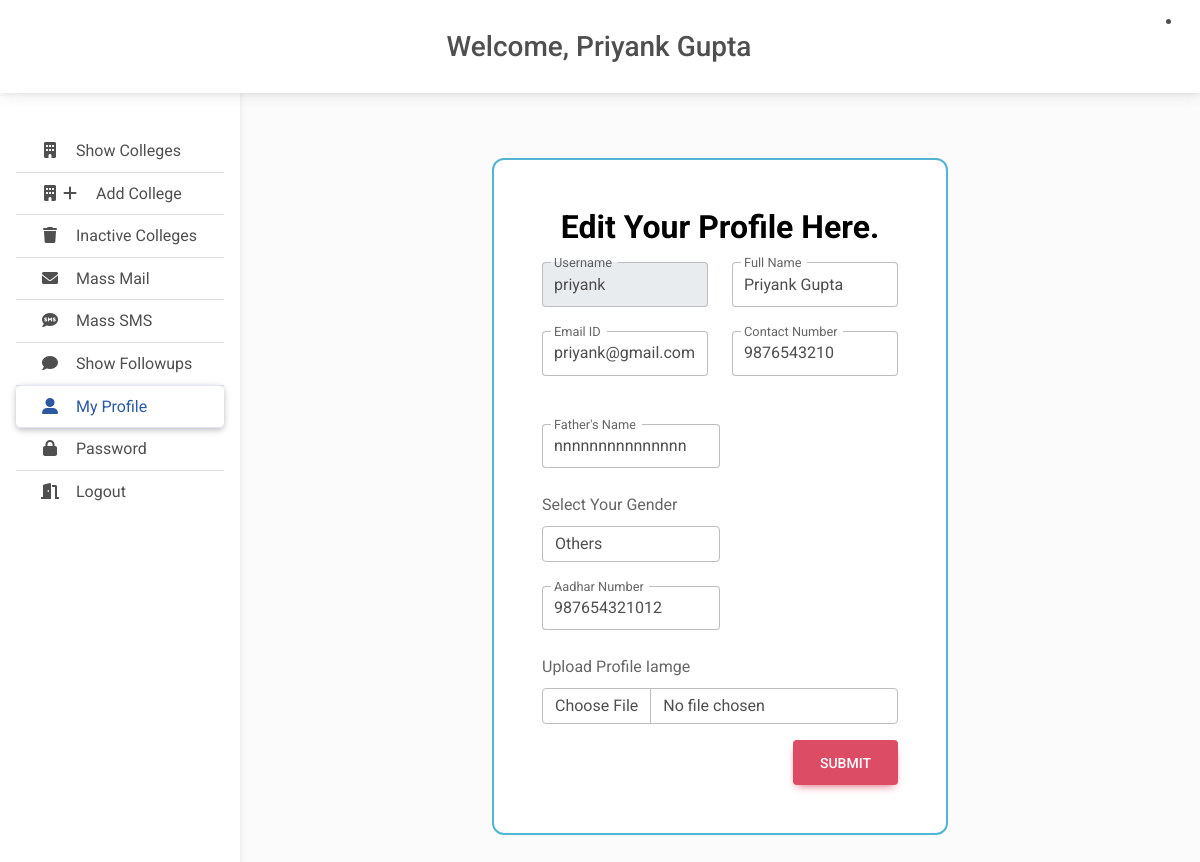
Page /editprofile (signed in) on the earlier database version.
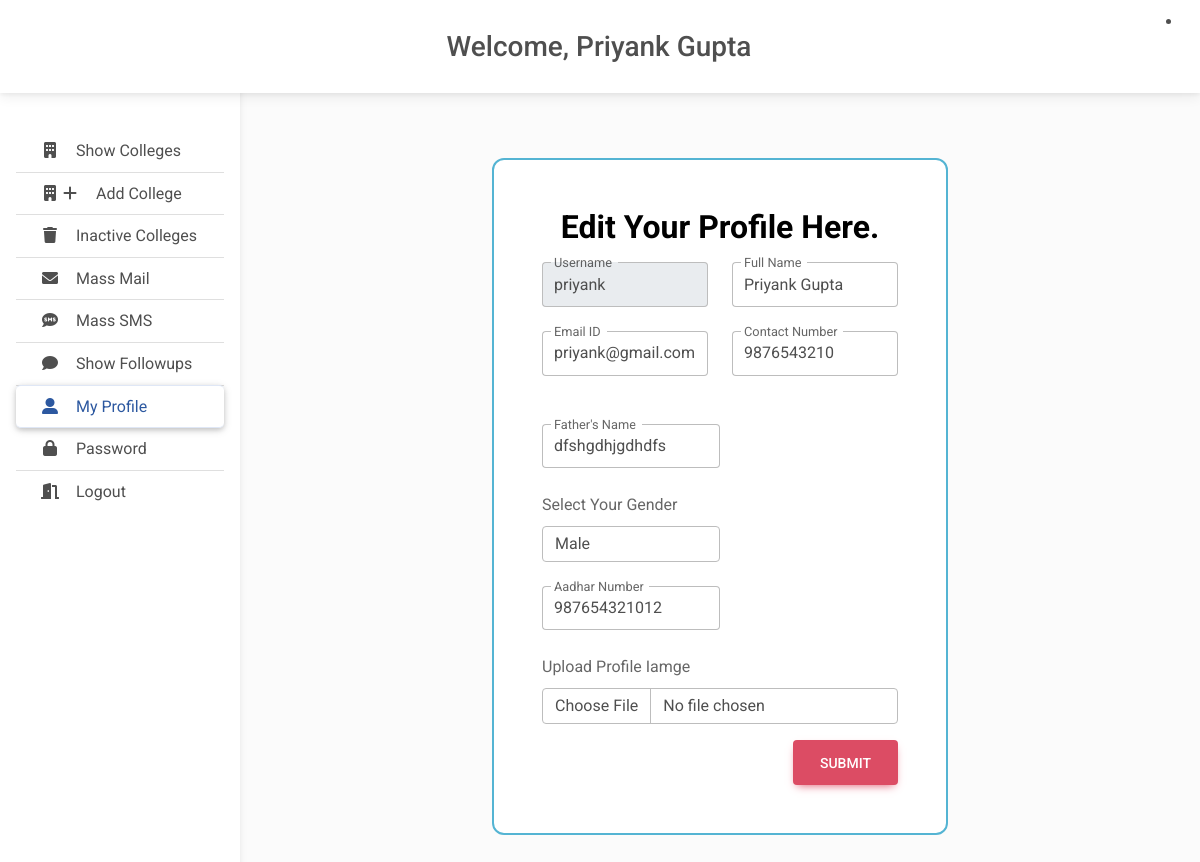
Same page on the later database version.
### user/models.py (models this page shows, shortened)
class Employee(AbstractUser) :
    name = models.CharField(max_length=32 ,null = True)
    state = models.CharField(max_length=1000,null=True)
    mobile = models.CharField(max_length=32 ,null = True)
    fathername = models.CharField(max_length=32 ,null = True)
    gender = models.CharField(max_length=32 ,null = True)
    aadhar = models.CharField(max_length=32 ,null = True)
    imageurl = models.CharField(max_length=100,null = True)

### user/views.py (the view, shortened to what this page needs)
# urls.py: path('editprofile', views.editprofile, name = 'editprofile'),
def editprofile(request):
    if  request.user.is_authenticated :
      u = Employee.objects.get(username=request.user.username)
      context = {'u': u,'user':u,}
      return render (request,'editprofile.html',context)
    else :
      return redirect('/login')

### templates/editprofile.html (shortened to what this page needs)
{% extends 'base.html' %}
{%load static %}
{% block main %}
<main style="margin-top: 110px">
  <div class="container py-5 h-100">
    <div class="row d-flex justify-content-center align-items-center h-100">
      <div class="col-xl-6">
        <div class="border border-2 border-info bg-white rounded-6 card-body p-md-5 text-black">
          <form action="/editprofile" method="POST" enctype="multipart/form-data">
            <div class="align-items-center mb-3 pb-0">
              <div class="text-center h2 fw-bold mb-0">Edit Your Profile Here.</div>
            </div>
            <div class="row">
              <div class="col-md-6 mb-4">
                <div class="form-outline">
                  <input type="text" name="username" id="form3Example1m" value="{{user.username}}"
                    class="form-control form-control-lg" readonly />
                  <label class="form-label" for="form3Example1m">Username</label>
                </div>
              </div>
              <div class="col-md-6 mb-4">
                <div class="form-outline">
                  <input type="text" name="name" id="form3Example1n" value="{{user.name}}"
                    class="form-control form-control-lg" required />
                  <label class="form-label" for="form3Example1n">Full Name</label>
                </div>
              </div>
            </div>
            <div class="row">
              <div class="col-md-6 mb-4">
                <div class="form-outline mb-4">
                  <input type="text" name="email" id="form3Example97" value='{{user.email}}'
                    class="form-control form-control-lg" required />
                  <label class="form-label" for="form3Example97">Email ID</label>
                </div>
              </div>
              <div class="col-md-6 mb-4">
                <div class="form-outline">
                  <input type="number" name="mobile" id="form3Example1n1" value='{{user.mobile}}'
                    class="form-control form-control-lg" title="Please, Enter Valid Mobile Number."
                    pattern="[1-9]{1}[0-9]{9}" required />
                  <label class="form-label" for="form3Example1n1">Contact Number</label>
                </div>
              </div>
            </div>
            <div class="col-md-6 mb-4">
              <div class="form-outline">
                <input type="text" name="fathername" id="form3Example1n1" value='{{user.fathername}}'
                  class="form-control form-control-lg" required />
                <label class="form-label" for="form3Example1n1">Father's Name</label>
              </div>
            </div>
            <div class="col-md-6 mb-4">
              <label class="form-label" for="form3Example1n1">Select Your Gender</label>
              <select name="gender" placeholder="Gender" value='{{user.gender}}'
                class="form-control select-input placeholder-active active focused" required>
                <option value="{{user.gender}}">{{user.gender}}</option>
              </select>
            </div>
            <div class="col-md-6 mb-4">
              <div class="form-outline">
                <input type="number" name="aadhar" id="form3Example1n1" value='{{user.aadhar}}'
                  class="form-control form-control-lg" title="Please, Enter Valid Aadhar Number."
                  pattern="[1-9]{1}[0-9]{11}" required />
                <label class="form-label" for="form3Example1n1">Aadhar Number</label>
              </div>
            </div>
            <label class="form-label" for="customFile">Upload Profile Iamge</label>
            <input type="file" class="form-control" name='profileimage' id="customFile" />
            <div class="d-flex justify-content-end pt-3">
              <input class="btn btn-danger btn-lg ms-2" type="submit" value="Submit" />
            </div>
          </form>
        </div>
      </div>
    </div>
  </div>
</main>
{%endblock main%}

### templates/base.html (shortened to what this page needs)
{% load static %}
<!DOCTYPE html>
<html lang="en">
<head>
  <link rel="stylesheet" href="https://cdnjs.cloudflare.com/ajax/libs/font-awesome/6.0.0/css/all.min.css" />
  <link rel="stylesheet" href="{% static 'css/mdb.min.css' %}" />
  <link rel="stylesheet" href="{% static 'css/main.css' %}" />
  <link rel="stylesheet" href="{% static 'css/chat.css' %}" />
</head>
<body>
  <header>
    <nav id="sidebarMenu" class="collapse d-lg-block bg-white sidebar collapse">
      <div class="pt-5 position-sticky">
        <div class="list-group list-group-flush mx-3 mt-4 ">
          {% if u.is_authenticated %}
          <a href="/showcolleges" class="bg-transparent list-group-item list-group-item-action py-2 ripple {% if request.path == '/showcolleges' %}active{% endif %}"
            aria-current="true">
            <i class="fas fa-building fa-fw me-3"></i><span>Show Colleges</span>
          </a>
          <a href="/addcollege" class="bg-transparent list-group-item list-group-item-action py-2 ripple {% if request.path == '/addcollege' %}active{% endif %}"
            aria-current="true">
            <i class="fas fa-building fa-fw"></i><i class="fa fa-plus fa-fw me-3" aria-hidden="true"></i><span>Add College</span>
          </a>
          <a href="/inactivecolleges" class="bg-transparent list-group-item list-group-item-action py-2 ripple {% if request.path == '/inactivecolleges' %}active{% endif %}"
            aria-current="true">
            <i class="fa fa-trash fa-fw me-3" aria-hidden="true"></i><span>Inactive Colleges</span>
          </a>
          <a href="/massmail" class="bg-transparent list-group-item list-group-item-action py-2 ripple {% if request.path == '/massmail' %}active{% endif %}"
            aria-current="true">
            <i class="fa fa-envelope fa-fw me-3" aria-hidden="true"></i><span>Mass Mail</span>
          </a>
          <a href="/masssms" class="bg-transparent list-group-item list-group-item-action py-2 ripple {% if request.path == '/masssms' %}active{% endif %}"
            aria-current="true">
            <i class="fas fa-sms fa-fw me-3" aria-hidden="true"></i><span>Mass SMS</span>
          </a>
          <a href="/showfollowup" class="bg-transparent list-group-item list-group-item-action py-2 ripple {% if request.path == '/showfollowup' %}active{% endif %}"
            aria-current="true">
            <i class="fas fa-comment fa-fw me-3"></i><span>Show Followups</span>
          </a>
          <a href="/editprofile" class="bg-transparent list-group-item list-group-item-action py-2 ripple {% if request.path == '/editprofile' %}active{% endif %}">
            <i class="fas fa-user-alt fa-fw me-3"></i><span>My Profile</span>
          </a>
          <a href="/changepassword" class="bg-transparent list-group-item list-group-item-action py-2 ripple {% if request.path == '/changepassword' %}active{% endif %}"><i
              class="fas fa-lock fa-fw me-3"></i><span>Password</span></a>
          <a href="/logout" class="bg-transparent list-group-item list-group-item-action py-2 ripple"><i
              class="fas fa-door-open fa-fw me-3"></i><span>Logout</span></a>
          {% else %}
          <a href="#" class="bg-transparent list-group-item list-group-item-action py-2 ripple"><i
            class="fas fa-lock fa-fw me-3"></i><span>Reset Password</span></a>
          {% endif %}
        </div>
      </div>
    </nav>
    <nav id="main-navbar" class="navbar navbar-expand-lg bg-white fixed-top">
      <div class="container-fluid">
        <a class="navbar-brand" href="#">
        </a>
        <h3 class="d-none d-md-flex w-auto my-auto">Welcome, {{u.name}} </h3>
          <li class="nav-item dropdown">
            <a class="nav-link hidden-arrow d-flex align-items-center" href="#" id="navbarDropdownMenuLink"
              role="button" data-mdb-toggle="dropdown" aria-expanded="false">
            </a>
          </li>
      </div>
    </nav>
  </header>
  {% block main %}
  {% endblock main %}
</body>
</html>

Differences in the rows shown:
changed Employee "Priyank Gupta": fathername "nnnnnnnnnnnnnnn" → "dfshgdhjgdhdfs"; gender "Others" → "Male"
